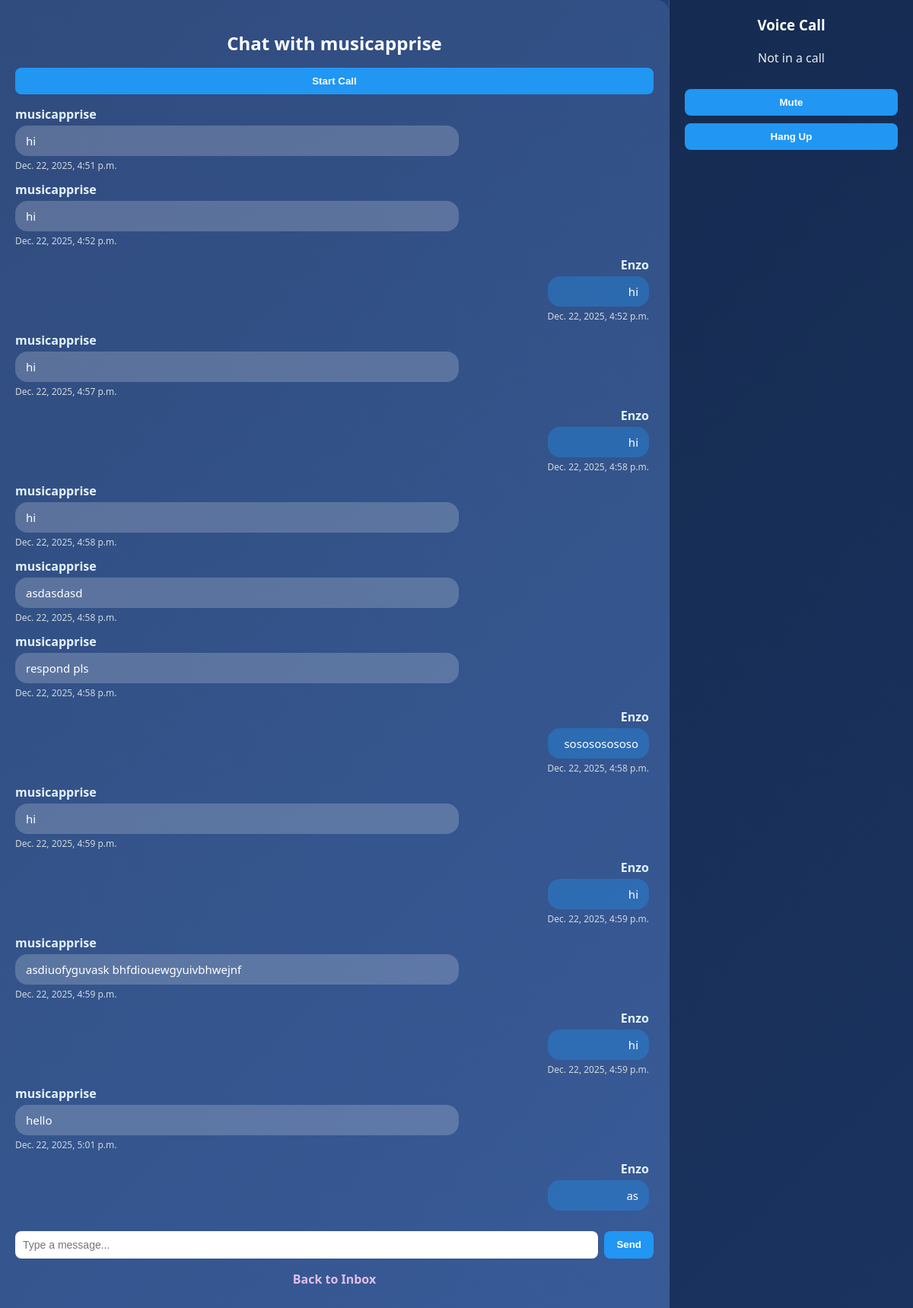
Page /chat/musicapprise/ (signed in) on the committed database.
### chat/models.py (models this page shows, shortened)
class Message(models.Model):
    sender = models.ForeignKey(User, on_delete=models.CASCADE, related_name="sent_messages")
    receiver = models.ForeignKey(User, on_delete=models.CASCADE, related_name="received_messages")
    text = models.TextField()
    timestamp = models.DateTimeField(auto_now_add=True)

### chat/views.py (the view, shortened to what this page needs)
# urls.py: path("chat/<str:username>/", views.chatroom, name="chatroom"),
@login_required
def chatroom(request, username):
    other_user = get_object_or_404(User, username=username)
    messages = Message.objects.filter(
        sender=request.user, receiver=other_user
    ) | Message.objects.filter(
        sender=other_user, receiver=request.user
    )
    return render(request, "chatroom.html", {
        "messages": messages.order_by("timestamp"),
        "other_user": other_user,
    })

### chat/templates/chatroom.html (shortened to what this page needs)
<!DOCTYPE html>
<html>
<head>
</head>
<body>
<div class="container">
    <div class="chat-box">
        <h2>Chat with {{ other_user.username }}</h2>
        <button id="call-btn" style="width:100%; margin-bottom:15px;">Start Call</button>
        <div id="messages">
            {% for message in messages %}
                <div class="message {% if message.sender == request.user %}self{% endif %}">
                    <div class="sender">{{ message.sender.username }}</div>
                    <div class="bubble">{{ message.text }}</div>
                    <div class="timestamp">{{ message.timestamp }}</div>
                </div>
            {% endfor %}
        </div>
        <form method="post" id="send-form">
            <div class="input-area">
                <input id="message-input" type="text" name="text" placeholder="Type a message..." required autocomplete="off">
                <button type="submit">Send</button>
            </div>
        </form>
        <a href="{% url 'inbox' %}" class="back-link">Back to Inbox</a>
    </div>
    <div class="call-panel">
        <h3>Voice Call</h3>
        <div id="call-status">Not in a call</div>
        <div class="call-controls">
            <button id="mute-btn">Mute</button>
            <button id="hangup-btn">Hang Up</button>
        </div>
    </div>
</div>
</body>
</html>

### chat/templates/chatroom.html (style rules this page uses)
html, body { margin: 0; padding: 0; font-family: system-ui, sans-serif; background: linear-gradient(135deg, #1e3c72, #2a5298, #6a1b9a, #4a148c, #00bcd4); background-size: 400% 400%; animation: swirl 25s ease infinite; color: #fff; height: 100vh; overflow: hidden; }
.container { display: flex; height: 100vh; width: 100%; }
.chat-box { flex: 2; background: rgba(255,255,255,0.08); padding: 20px; border-radius: 0 16px 16px 0; overflow-y: auto; }
h2 { text-align: center; margin-bottom: 16px; font-size: 24px; color: #fff; }
#messages { display: flex; flex-direction: column; gap: 12px; max-height: 65vh; overflow-y: auto; padding-right: 6px; }
.message { display: flex; flex-direction: column; max-width: 70%; }
.message.self { align-self: flex-end; text-align: right; }
.bubble { padding: 10px 14px; border-radius: 16px; background-color: rgba(255,255,255,0.2); color: #fff; font-size: 15px; word-wrap: break-word; }
.message.self .bubble { background-color: rgba(33,150,243,0.35); }
.sender { font-weight: bold; margin-bottom: 4px; color: #e3f2fd; }
.timestamp { font-size: 12px; color: #cfd8dc; margin-top: 4px; }
.input-area { margin-top: 20px; display: flex; gap: 8px; }
input[type="text"] { flex: 1; padding: 10px; border-radius: 8px; border: none; font-size: 14px; }
button { padding: 10px 16px; border-radius: 8px; border: none; background-color: #2196f3; color: white; font-weight: bold; cursor: pointer; }
a.back-link { display: block; margin-top: 16px; text-align: center; color: #e1bee7; font-weight: bold; text-decoration: none; }
.call-panel { width: 280px; background: rgba(0,0,0,0.35); padding: 20px; border-left: 1px solid rgba(255,255,255,0.2); display: flex; flex-direction: column; gap: 20px; }
.call-panel h3 { margin: 0; text-align: center; }
#call-status { text-align: center; font-size: 16px; opacity: 0.9; }
.call-controls button { width: 100%; margin-top: 10px; }

### rows in the picture
Message: sender.username "musicapprise", text "hi", timestamp "Dec. 22, 2025, 4:51 p.m."
Message: sender.username "musicapprise", text "hi", timestamp "Dec. 22, 2025, 4:52 p.m."
Message: sender.username "Enzo", text "hi", timestamp "Dec. 22, 2025, 4:52 p.m."
Message: sender.username "musicapprise", text "hi", timestamp "Dec. 22, 2025, 4:57 p.m."
Message: sender.username "Enzo", text "hi", timestamp "Dec. 22, 2025, 4:58 p.m."
Message: sender.username "musicapprise", text "hi", timestamp "Dec. 22, 2025, 4:58 p.m."
Message: sender.username "musicapprise", text "asdasdasd", timestamp "Dec. 22, 2025, 4:58 p.m."
Message: sender.username "musicapprise", text "respond pls", timestamp "Dec. 22, 2025, 4:58 p.m."
Message: sender.username "Enzo", text "sosososososo", timestamp "Dec. 22, 2025, 4:58 p.m."
Message: sender.username "musicapprise", text "hi", timestamp "Dec. 22, 2025, 4:59 p.m."
Message: sender.username "Enzo", text "hi", timestamp "Dec. 22, 2025, 4:59 p.m."
Message: sender.username "musicapprise", text "asdiuofyguvask bhfdiouewgyuivbhwejnf", timestamp "Dec. 22, 2025, 4:59 p.m."
Message: sender.username "Enzo", text "hi", timestamp "Dec. 22, 2025, 4:59 p.m."
Message: sender.username "musicapprise", text "hello", timestamp "Dec. 22, 2025, 5:01 p.m."
Message: sender.username "Enzo", text "as"

### other values in the picture
{{ other_user.username }} "musicapprise"
